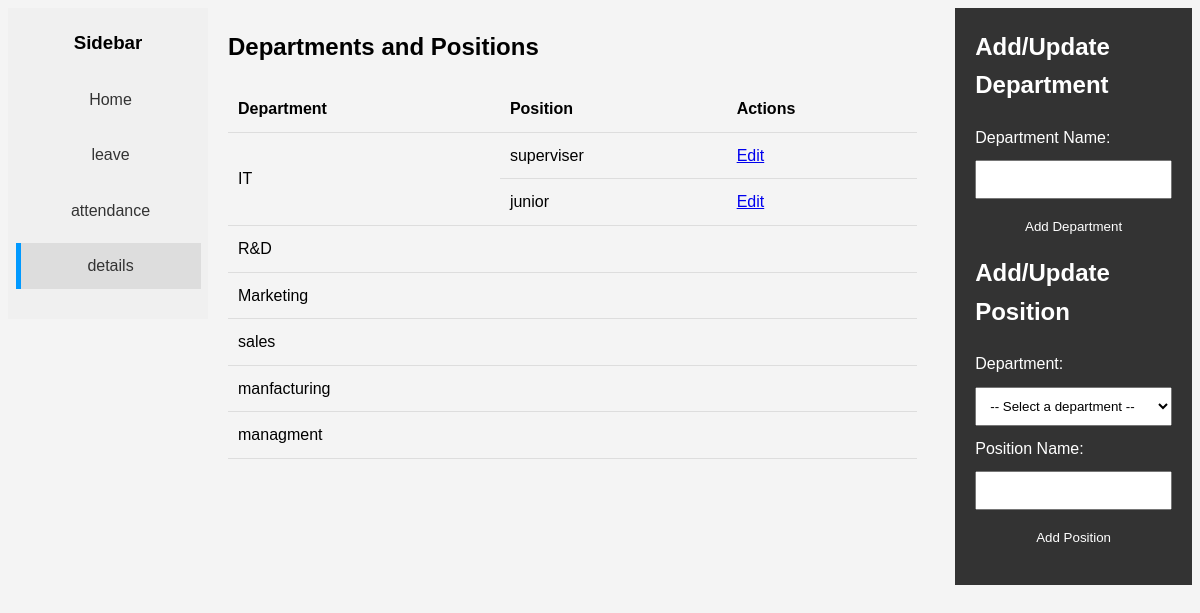
The page /department_and_position.php on the database its author committed.
### tables this page shows
CREATE TABLE `position` (
  `positionID` int(11) NOT NULL,
  `departmentID` int(11) NOT NULL,
  `positionname` varchar(25) NOT NULL
);

CREATE TABLE `department` (
  `departmentID` int(11) NOT NULL,
  `departmentname` varchar(25) NOT NULL
);

### department_and_position.php (the view, shortened to what this page needs)
<?php
require_once '/xampp/htdocs/student/employee-managment-system/serversidescripts/connection.php';
function getDepartments() {
    global $conn;
    $sql = "SELECT * FROM department";
    $result = $conn->query($sql);
    return $result;
}
function getPositionsByDepartment($departmentID) {
    global $conn;
    $sql = "SELECT * FROM position WHERE departmentID = ?";
    $stmt = $conn->prepare($sql);
    $stmt->bind_param('i', $departmentID);
    $stmt->execute();
    $result = $stmt->get_result();
    return $result;
}
$departments = getDepartments();
?>
<!DOCTYPE html>
<html lang="en">
<head>
</head>
<body>
  <div class="sidebar">
    <h3>Sidebar</h3>
    <a  href="employeedashboard.php">Home</a>
    <a href="employeeleave.php">leave</a>
    <a href="employeeattendance.php">attendance</a>
    <a class="active"href="employee.php">details</a>
  </div>
    <div class="container">
        <div class="main-content">
            <h2>Departments and Positions</h2>
            <table>
                <thead>
                    <tr>
                        <th>Department</th>
                        <th>Position</th>
                        <th>Actions</th>
                    </tr>
                </thead>
                <tbody>
                    <?php while ($department = $departments->fetch_assoc()): ?>
                        <?php
                        $positions = getPositionsByDepartment($department['departmentID']);
                        $firstPosition = true;
                        while ($position = $positions->fetch_assoc()):
                        ?>
                            <tr>
                                <?php if ($firstPosition): ?>
                                    <td rowspan="<?php echo $positions->num_rows; ?>"><?php echo $department['departmentname']; ?></td>
                                    <?php $firstPosition = false; ?>
                                <?php endif; ?>
                                <td><?php echo $position['positionname']; ?></td>
                                <td><a href="?editPosition=<?php echo $position['positionID']; ?>">Edit</a></td>
                            </tr>
                        <?php endwhile; ?>
                        <?php if ($firstPosition): ?>
                            <tr>
                                <td><?php echo $department['departmentname']; ?></td>
                                <td></td>
                                <td></td>
                            </tr>
                        <?php endif; ?>
                    <?php endwhile; ?>
                </tbody>
            </table>
                        </div>
        <div class="form-container">
            <h2>Add/Update Department</h2>
            <form action="" method="post">
                <label for="departmentName">Department Name:</label>
                <input type="text" name="departmentName" id="departmentName" value="<?php echo isset($departmentName) ? htmlspecialchars($departmentName) : ''; ?>" required>
                <input type="submit" name="submitDepartment" value="<?php echo isset($departmentID) ? 'Update' : 'Add'; ?> Department">
            </form>
            <h2>Add/Update Position</h2>
            <form action="" method="post">
                <label for="departmentID">Department:</label>
                <select name="departmentID" id="positionDepartmentID" required>
                    <option value="" disabled selected>-- Select a department --</option>
                </select>
                <label for="positionName">Position Name:</label>
                <input type="text" name="positionName" id="positionName" value="<?php echo isset($positionName) ? htmlspecialchars($positionName) : ''; ?>" required>
                <input type="submit" name="submitPosition" value="<?php echo isset($positionID) ? 'Update' : 'Add'; ?> Position">
            </form>
        </div>
        <div class="clearfix"></div>
    </div>
</body>
</html>

### department_and_position.php (style rules this page uses)
body { font-family: Arial, sans-serif; line-height: 1.6; background-color: #f4f4f4; }
.sidebar { float: left; width: 200px; height: 100%; background-color: #f0f0f0; padding: 20px; box-sizing: border-box; display: flex; flex-direction: column; justify-content: flex-start; align-items: center; }
.container { float: left; width: calc(100% - 200px); overflow: hidden; }
.sidebar h3 { margin-top: 0; }
.sidebar a { display: block; margin-bottom: 10px; padding: 10px; width: 100%; text-align: center; text-decoration: none; color: #333; border-left: 5px solid transparent; }
.sidebar a.active, .sidebar a:hover { background-color: #ddd; border-left-color: #09f; }
.form-container { float: right; width: 20%; background-color: #333; color: #fff; padding: 20px; }
.main-content { float: left; width: 70%; padding: 20px; }
.clearfix::after { content: ""; display: table; clear: both; }
h2 { margin-top: 0; }
label, input[type="text"], select, input[type="submit"] { display: block; margin-bottom: 10px; }
input[type="text"], select, input[type="submit"] { width: 100%; padding: 10px; box-sizing: border-box; }
input[type="submit"] { background-color: #333; color: #fff; border: none; cursor:pointer }
table { width:100%; border-collapse:collapse }
th, td { padding:10px;text-align:left;border-bottom:1px solid #ddd }

### rows shown on the page
position: departmentID.departmentname "IT", positionname "superviser"
position: positionname "junior"
department: departmentname "R&D"
department: departmentname "Marketing"
department: departmentname "sales"
department: departmentname "manfacturing"
department: departmentname "managment"
